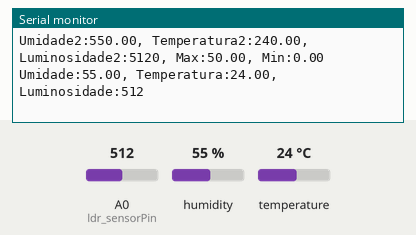
A sketch run on a simulated Arduino Uno, built with avr-gcc and run on an emulated ATmega328P. Parts: the last lines printed to the serial monitor. The inputs (shaded band) are chosen by the test bench; at power-on: A0 (ldr_sensorPin) = 512, humidity 55 %, temperature 24 °C.

Above: at 7.3 s.
7.4 s: A0 (ldr_sensorPin) set to 110
At 7.52 s:
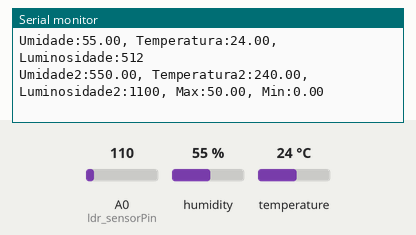
8.9 s: A0 (ldr_sensorPin) set to 90
At 34.26 s:
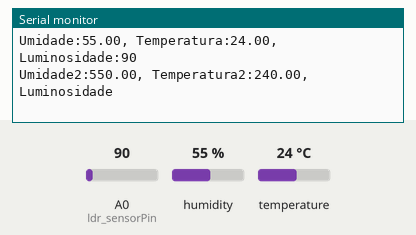
Timing chart, 0 to 34.3 s (numbered marks = the images above; inputs shaded):
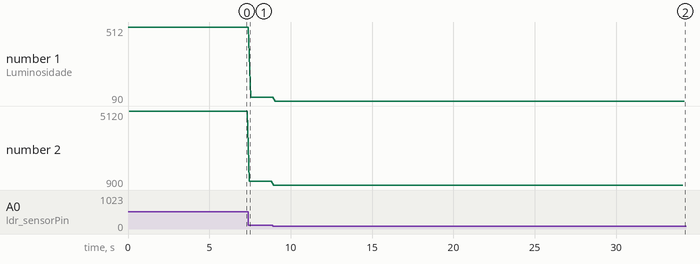

The sketch:

codigoArduino.ino
```cpp
#include "DHT.h" //importar biblioteca do DHT
#define dht_type DHT11 // definir tipo

// definição de variáveis
//LDR
int ldr_sensorPin = A0;
int ldr_sensorValue1 = 0;
int ldr_sensorValue2 = 0;

//DHT
int dht_pin = A1;
DHT dht_1 = DHT(dht_pin, dht_type); // definindo objeto tipo DHT

float max = 50;

float min = 0;

void setup() {
  Serial.begin(9600); // setar baudRate para 9600
  dht_1.begin();
}

void loop() {
  // DHT11 AMBIENTE 1
  float umidade1 = dht_1.readHumidity();
  float temperatura1 = dht_1.readTemperature();

  //DHT11 AMBIENTE 2
  float umidade2 = dht_1.readHumidity() * 10;
  float temperatura2 = dht_1.readTemperature() * 10;

  if (isnan(temperatura1) or isnan(umidade1) or isnan(temperatura2) or isnan(umidade2)) { // checando se o valor for inváliado

    Serial.println("Erro ao ler");

  } else {

    //AMBIENTE 1

    Serial.print("Umidade:");
    Serial.print(umidade1);

    Serial.print(", ");

    Serial.print("Temperatura:");
    Serial.print(temperatura1);

    Serial.print(", ");

    //LDR
    ldr_sensorValue1 = analogRead(ldr_sensorPin);
    Serial.print("Luminosidade:") ;
    Serial.println(ldr_sensorValue1);

    //AMBIENTE 2
    Serial.print("Umidade2:");
    Serial.print(umidade2);

    Serial.print(", ");

    Serial.print("Temperatura2:");
    Serial.print(temperatura2);

    Serial.print(", ");

    //LDR
    ldr_sensorValue2 = analogRead(ldr_sensorPin) * 10;
    Serial.print("Luminosidade2:") ;
    Serial.print(ldr_sensorValue2);

    Serial.print(", ");

    Serial.print("Max:");
    Serial.print(max);

    Serial.print(", ");

    Serial.print("Min:");
    Serial.println(min);

  }
  delay(50); // delay 👍
}
```

Measured:
- the behaviour switches between 100 and 99 on A0 (ldr_sensorPin) (found by bisection; images 1 and 2)
- after the input at 7.4 s, the serial monitor: prints a new line after 0.05 s (image 1)
- after the input at 8.9 s, the serial monitor: prints a new line after 0.06 s (image 2)
- plotted number 1: 512 → 110 after the input at 7.4 s, 110 → 90 after the input at 8.9 s
- plotted number 2: 5120 → 1100 after the input at 7.4 s, 1100 → 900 after the input at 8.9 s
